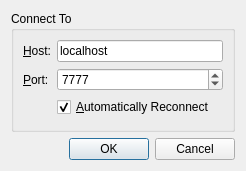
<?xml version="1.0" encoding="UTF-8"?>
<ui version="4.0">
 <class>ConnectDialog</class>
 <widget class="QDialog" name="ConnectDialog">
  <property name="geometry">
   <rect>
    <x>0</x>
    <y>0</y>
    <width>246</width>
    <height>171</height>
   </rect>
  </property>
  <property name="windowTitle">
   <string>Dialog</string>
  </property>
  <layout class="QVBoxLayout" name="verticalLayout">
   <item>
    <widget class="QGroupBox" name="groupBox">
     <property name="title">
      <string>Connect To</string>
     </property>
     <layout class="QFormLayout" name="formLayout">
      <item row="0" column="0">
       <widget class="QLabel" name="label">
        <property name="text">
         <string>&amp;Host:</string>
        </property>
        <property name="buddy">
         <cstring>host</cstring>
        </property>
       </widget>
      </item>
      <item row="0" column="1">
       <widget class="QLineEdit" name="host">
        <property name="text">
         <string>localhost</string>
        </property>
       </widget>
      </item>
      <item row="1" column="0">
       <widget class="QLabel" name="label_2">
        <property name="text">
         <string>&amp;Port:</string>
        </property>
        <property name="buddy">
         <cstring>port</cstring>
        </property>
       </widget>
      </item>
      <item row="1" column="1">
       <widget class="QSpinBox" name="port">
        <property name="minimum">
         <number>1025</number>
        </property>
        <property name="maximum">
         <number>65536</number>
        </property>
        <property name="value">
         <number>7777</number>
        </property>
       </widget>
      </item>
      <item row="2" column="1">
       <widget class="QCheckBox" name="reconnect">
        <property name="text">
         <string>&amp;Automatically Reconnect</string>
        </property>
        <property name="checked">
         <bool>true</bool>
        </property>
       </widget>
      </item>
     </layout>
    </widget>
   </item>
   <item>
    <widget class="QDialogButtonBox" name="buttonBox">
     <property name="orientation">
      <enum>Qt::Horizontal</enum>
     </property>
     <property name="standardButtons">
      <set>QDialogButtonBox::Cancel|QDialogButtonBox::Ok</set>
     </property>
    </widget>
   </item>
  </layout>
 </widget>
 <resources/>
 <connections>
  <connection>
   <sender>buttonBox</sender>
   <signal>accepted()</signal>
   <receiver>ConnectDialog</receiver>
   <slot>accept()</slot>
   <hints>
    <hint type="sourcelabel">
     <x>227</x>
     <y>161</y>
    </hint>
    <hint type="destinationlabel">
     <x>157</x>
     <y>142</y>
    </hint>
   </hints>
  </connection>
  <connection>
   <sender>buttonBox</sender>
   <signal>rejected()</signal>
   <receiver>ConnectDialog</receiver>
   <slot>reject()</slot>
   <hints>
    <hint type="sourcelabel">
     <x>227</x>
     <y>161</y>
    </hint>
    <hint type="destinationlabel">
     <x>227</x>
     <y>142</y>
    </hint>
   </hints>
  </connection>
 </connections>
</ui>
